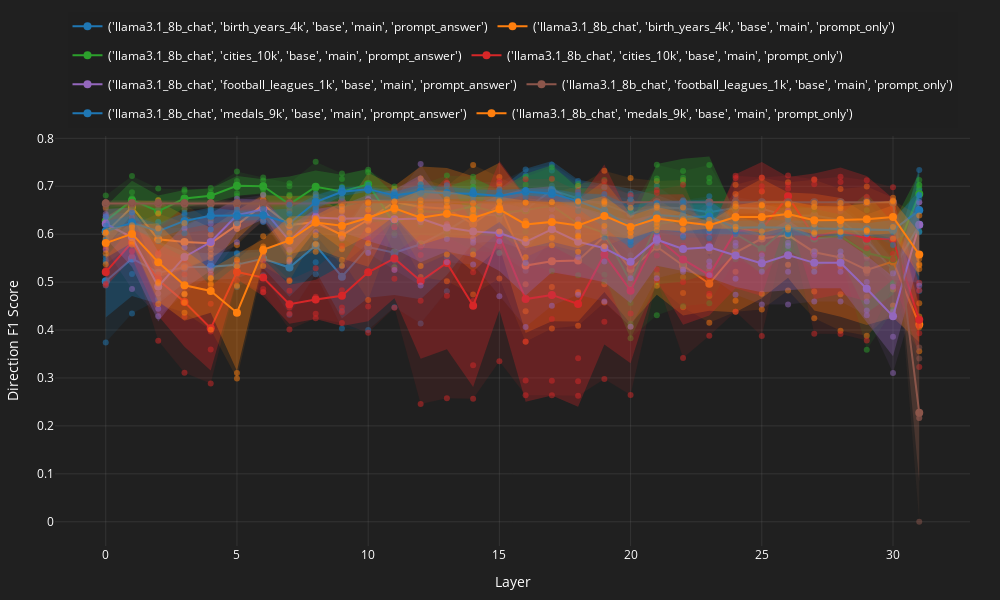
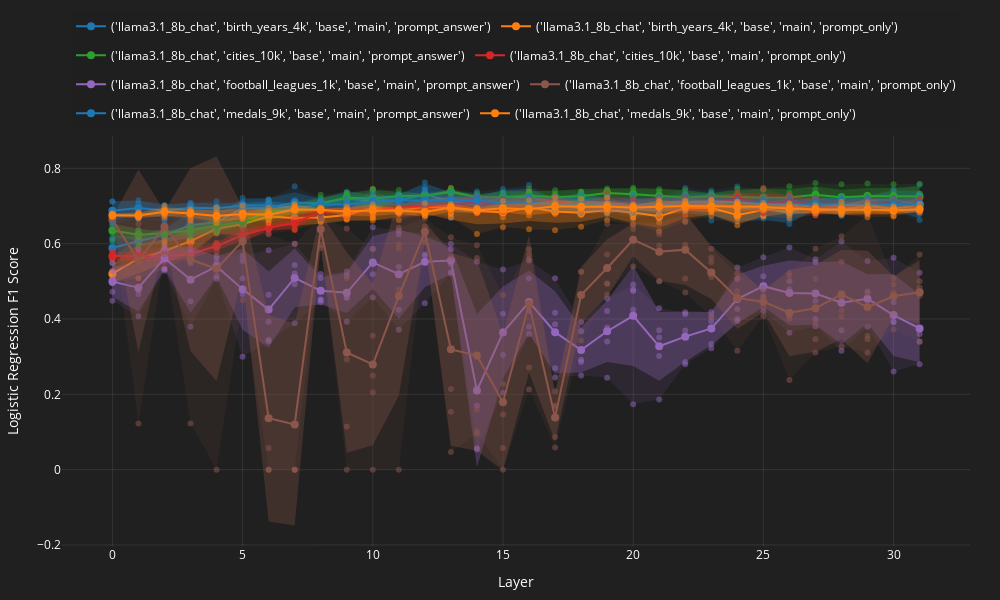

The notebook cell these images were saved under, in order:
### Code cell
for classifier in ["direction", "logistic_regression"]:
    # for metric in ["f1_score", "accuracy_score", "precision_score", "recall_score"]:
    for metric in ["f1_score"]:
        plot_dict = {}
        for conf, res_df_ in res_df.groupby(["model_id", "test_dataset_id", "prompt_id", "subset_id", "input_type"]):
            # if conf[4] != "prompt_only":
            #     continue
            
            print(f"{conf=}")
            res_df_pivot = pd.pivot(
                res_df_.drop(columns=["model_id", "test_dataset_id", "prompt_id", "subset_id", "input_type"]),
                index='layer',
                columns='fold',
                # values=['direction_f1_score', 'logistic_regression_f1_score']  # add all metrics you want to keep
            )
            # for classifier in ["direction", "logistic_regression"]:
            #     for metric in ["f1_score", "accuracy_score", "precision_score", "recall_score"]:
            plot_dict[str(conf)] = res_df_pivot[[f"{classifier}_{metric}"]]

        plot_interactive_lineplot(
            plot_dict,
            x_label="Layer",
            y_label=f"{classifier}_{metric}".replace("_", " ").title(),
            save_path=f"./classification_data/figures/res_df_llama31_8B_4_memory_datasets_combined_train_sets_{classifier}_{metric}.html"
        ).show()
